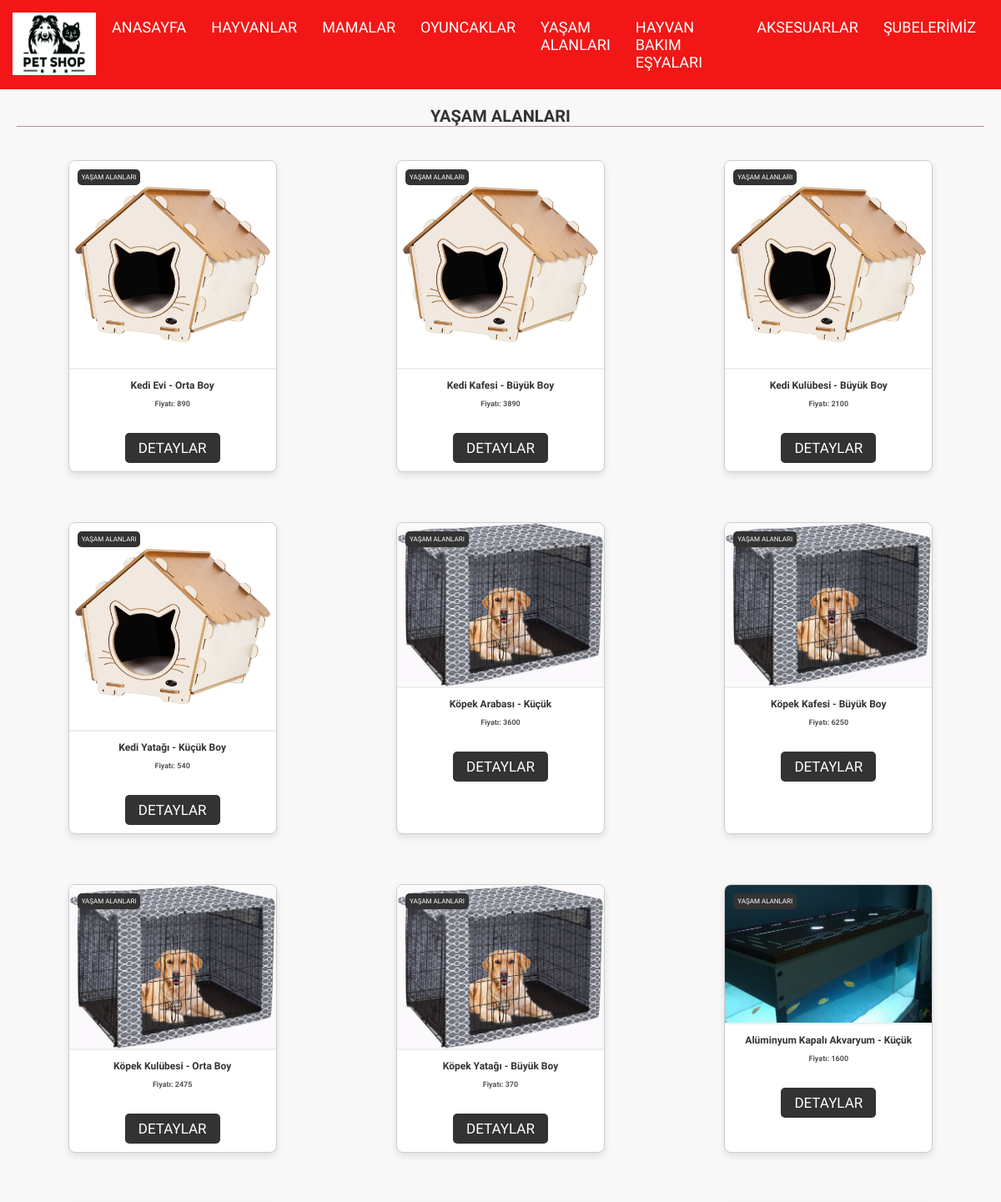
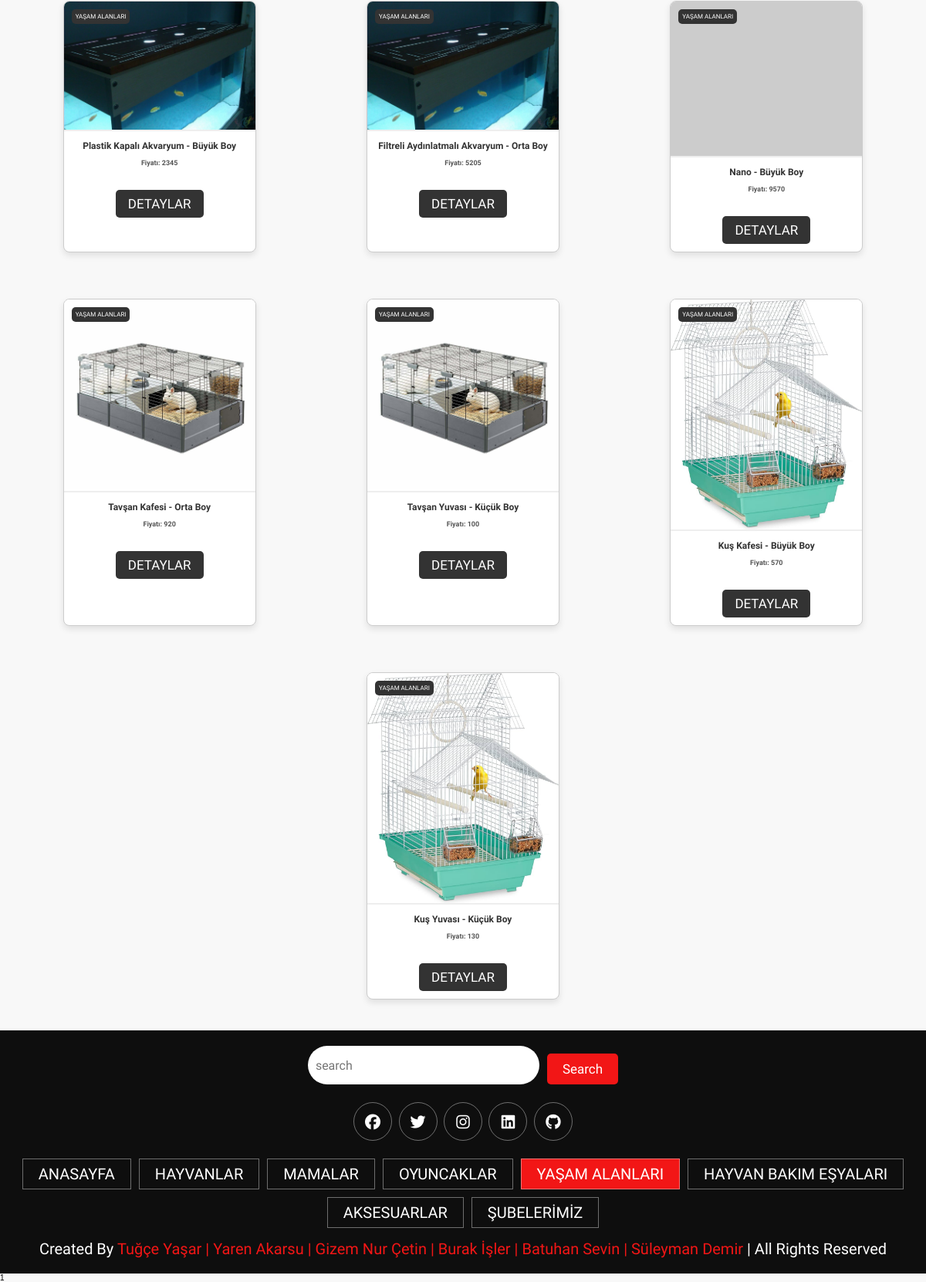
/yaşamalanları.php, run on the app's committed database (2 pictures, top to bottom).
### tables this page shows
CREATE TABLE `yasam_alanlari` (
  `alan_no` int(11) NOT NULL,
  `alan_turu` varchar(255) DEFAULT NULL,
  `alan_boyut` varchar(255) DEFAULT NULL,
  `alan_fiyat` int(11) DEFAULT NULL,
  `hayvan_no` int(11) DEFAULT NULL
);

### yaşamalanları.php (the view, shortened to what this page needs)
<?php
$connection = new mysqli("localhost", "root", "", "petshop", 3306);
$result = $connection->query("SELECT * FROM yasam_alanlari");
$yasam_alanlari = array();
while ($row = $result->fetch_assoc()) {
    array_push($yasam_alanlari, array(
        "alan_no" => $row['alan_no'],
        "alan_turu" => $row['alan_turu'],
        "alan_boyut" => $row['alan_boyut'],
        "alan_fiyat" => $row['alan_fiyat'],
        "hayvan_no" => $row['hayvan_no']
    ));
}
?>
<!DOCTYPE html>
<html lang="en">
  <head>
    <link rel="stylesheet" href="style.css" />
    <link rel="stylesheet" href="https://cdnjs.cloudflare.com/ajax/libs/font-awesome/6.5.1/css/all.min.css" />
  </head>
  <body>
    <header class= "header">
        <a href="#" class="logo">
            <img src="logo.webp" alt="logo" />
        </a>
        <nav class="navbar">
            <a href="index.php">ANASAYFA</a>
            <a href="hayvanlar.php" >HAYVANLAR</a>
            <a href="mamalar.php">MAMALAR</a>
            <a href="oyuncaklar.php">OYUNCAKLAR</a>
            <a href="#" class="active">YAŞAM ALANLARI</a>
            <a href="hayvaneşyaları.php">HAYVAN BAKIM EŞYALARI</a>
            <a href="aksesuarlar.php">AKSESUARLAR</a>
            <a href="şubelerimiz.php">ŞUBELERİMİZ</a>
        </nav>
    </header>
    <section class="YASAM_ALANLARI" id="YASAM_ALANLARI">
    <h1 class="heading">YAŞAM ALANLARI</h1>
    <div class="box-container">
        <?php
            foreach ($yasam_alanlari as $key => $value) {
                $resim = "";
                if (str_contains($value['alan_turu'], "Kedi")) $resim = "images/kedievi.jpeg";
                else if (str_contains($value['alan_turu'], "Köpek")) $resim = "images/köpekkafesi.jpeg";
                else if (str_contains($value['alan_turu'], "Tavşan")) $resim = "images/tavsan_kafesi.jpg";
                else if (str_contains($value['alan_turu'], "Kuş")) $resim = "images/kafes.jpeg";
                else if (str_contains($value['alan_turu'], "Akvaryum")) $resim = "images/akvaryum.jpeg";
                else $resim = "https://placehold.co/248x200/png?text=BULUNAMADI";
                echo '<div class="box">
                    <div class="box-head">
                        <img src="'.$resim.'" alt="Yaşam Alanlanı '.$value["alan_no"].'" />
                        <span class="menu-category">YAŞAM ALANLARI</span>
                        <h3>'.$value["alan_turu"].' - '.$value["alan_boyut"].'</h3>
                        <div class="price">Fiyatı: '.$value['alan_fiyat'].'</div>
                    </div>
                    <div class="box-bottom">
                        <a href="#" class="btn">DETAYLAR</a>
                    </div>
                </div>';
            }
        ?>
    </div>
</section>
           <section class="footer">
    <div class="search">
        <input type="text" class="search-input" placeholder="search"/>
        <button class="btn bnt-primary">search</button>
    </div>
    <div class="share">
        <a href="#" class="fab fa-facebook"> </a>
        <a href="#" class="fab fa-twitter"> </a>
        <a href="#" class="fab fa-instagram"> </a>
        <a href="#" class="fab fa-linkedin"> </a>
        <a href="#" class="fab fa-github"> </a>
    </div>
    <div class="links">
        <a href="index.php">ANASAYFA</a>
        <a href="hayvanlar.php" >HAYVANLAR</a>
        <a href="mamalar.php">MAMALAR</a>
        <a href="oyuncaklar.php">OYUNCAKLAR</a>
        <a href="#" class="active">YAŞAM ALANLARI</a>
        <a href="hayvaneşyaları.php">HAYVAN BAKIM EŞYALARI</a>
        <a href="aksesuarlar.php">AKSESUARLAR</a>
        <a href="şubelerimiz.php">ŞUBELERİMİZ</a>
    </div>
    <div class="credit">
        created by <span>Tuğçe Yaşar   |  Yaren Akarsu   | Gizem Nur Çetin | Burak İşler | Batuhan Sevin | Süleyman Demir</span> |  all rights reserved
    </div>
</section>
  </body>
</html>

### data on the page
yasam_alanlari: alan_turu "Kedi Evi", alan_boyut "Orta Boy", alan_fiyat "890"
yasam_alanlari: alan_turu "Kedi Kafesi", alan_boyut "Büyük Boy", alan_fiyat "3890"
yasam_alanlari: alan_turu "Kedi Kulübesi", alan_boyut "Büyük Boy", alan_fiyat "2100"
yasam_alanlari: alan_turu "Kedi Yatağı", alan_boyut "Küçük Boy", alan_fiyat "540"
yasam_alanlari: alan_turu "Köpek Arabası", alan_boyut "Küçük", alan_fiyat "3600"
yasam_alanlari: alan_turu "Köpek Kafesi", alan_boyut "Büyük Boy", alan_fiyat "6250"
yasam_alanlari: alan_turu "Köpek Kulübesi", alan_boyut "Orta Boy", alan_fiyat "2475"
yasam_alanlari: alan_turu "Köpek Yatağı", alan_boyut "Büyük Boy", alan_fiyat "370"
yasam_alanlari: alan_turu "Alüminyum Kapalı Akvaryum", alan_boyut "Küçük", alan_fiyat "1600"
yasam_alanlari: alan_turu "Plastik Kapalı Akvaryum", alan_boyut "Büyük Boy", alan_fiyat "2345"
yasam_alanlari: alan_turu "Filtreli Aydınlatmalı Akvaryum", alan_boyut "Orta Boy", alan_fiyat "5205"
yasam_alanlari: alan_turu "Nano", alan_boyut "Büyük Boy", alan_fiyat "9570"
yasam_alanlari: alan_turu "Tavşan Kafesi", alan_boyut "Orta Boy", alan_fiyat "920"
yasam_alanlari: alan_turu "Tavşan Yuvası", alan_boyut "Küçük Boy", alan_fiyat "100"
yasam_alanlari: alan_turu "Kuş Kafesi", alan_boyut "Büyük Boy", alan_fiyat "570"
yasam_alanlari: alan_turu "Kuş Yuvası", alan_boyut "Küçük Boy", alan_fiyat "130"
